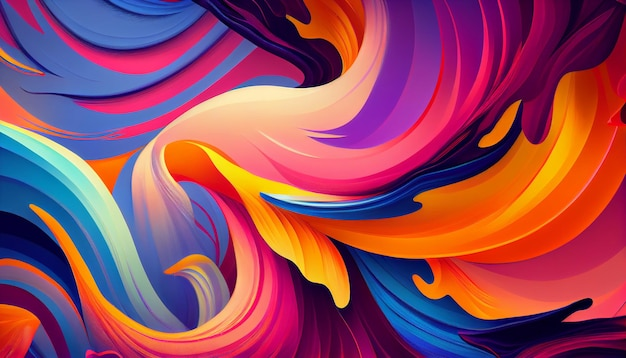
#> input picture images/input_example.jpg, 626 x 358 px, found by its file name
$ python soccer_ball_creator.py
#> lines starting #> are read from the running program, lines starting #| are printed output that depends on the picture
#> further down, image is the input picture: PIL image 626x358 RGB; mean R, G, B 149.8, 72.9, 94.4
from PIL import Image, ImageOps
import numpy as np
import matplotlib.pyplot as plt

# Step 1: Map the image's triangular section to one quarter of the sphere's top half
def map_triangle_to_sphere(image, pixels=20, sides=4):
    # Ensure the image is in RGB format
#> called with pixels = 1, sides = 4
    image = image.convert("RGB")
    texture_array = np.array(image)
    height, width, _ = texture_array.shape
#> height = 358; width = 626

    # Define the triangular region of the image to use
    start_x, end_x = 0, width
#> start_x = 0; end_x = 626
    start_y, end_y = 0, height
#> start_y = 0; end_y = 358

    triangular_region = texture_array[start_y:end_y, start_x:end_x]

    # Sphere coordinates for one quarter of the top half
    rows, cols, _ = triangular_region.shape
#> rows = 358; cols = 626
    u = np.linspace(0, np.pi / 2, cols)  # Quarter of the top half
#> u = 626 values from 0 to 1.57
    v = np.linspace(0, np.pi / 2, rows)
#> v = 358 values from 0 to 1.57
    u, v = np.meshgrid(u, v)
    x = np.sin(v) * np.cos(u)
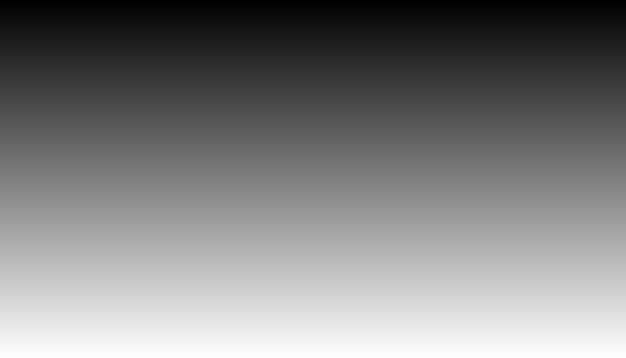
#> v: shape (358, 626) float64; min 0, max 1.57, mean 0.785; drawn with min black and max white
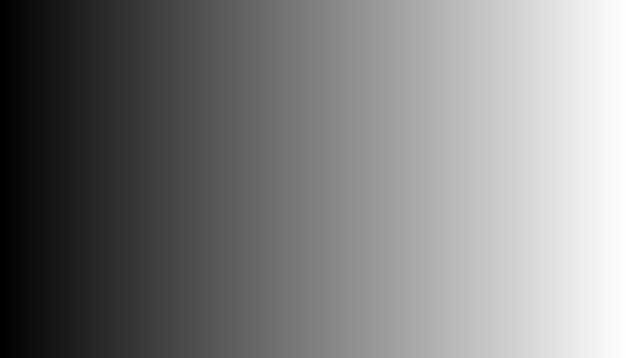
#> u: shape (358, 626) float64; min 0, max 1.57, mean 0.785; drawn with min black and max white
    y = np.sin(v) * np.sin(u)
    z = np.cos(v)

    # Normalize triangular region to match sphere dimensions
    fcolors = triangular_region / 255

    # Map the triangular region texture onto the sphere
    fig = plt.figure(figsize=(10, 10))
    ax = fig.add_subplot(111, projection='3d')

    for i in range(2):  # Top and bottom halves
        for j in range(sides):  # Four quarters per hemisphere
            angle = j * np.pi * 2 / sides
            x_rot = x * np.cos(angle) - y * np.sin(angle)
            y_rot = x * np.sin(angle) + y * np.cos(angle)
            z_rot = z if i == 0 else -z
            if j % 2 == 1:
                fcolors_to_plot = fcolors
            else:
                fcolors_to_plot = fcolors[:,::-1]
            ax.plot_surface(x_rot, y_rot, z_rot, rstride=pixels, cstride=pixels, facecolors=fcolors_to_plot, linewidth=0, antialiased=False)
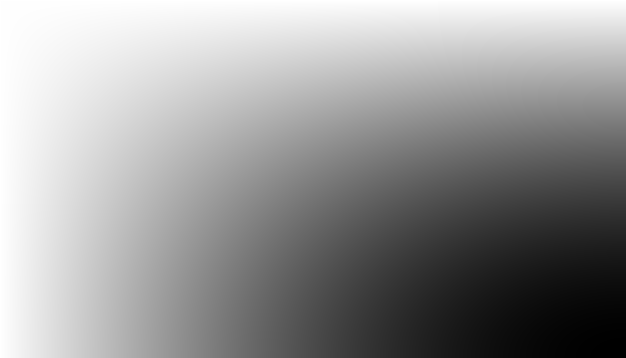
#> x_rot: shape (358, 626) float64; min -1, max 6.12e-17, mean -0.405; drawn with min black and max white

    ax.set_axis_off()
    plt.show()


if __name__ == "__main__":
    image = Image.open('input_example.jpg')
#> (the run stopped early here; a loop or call above may not have finished)
